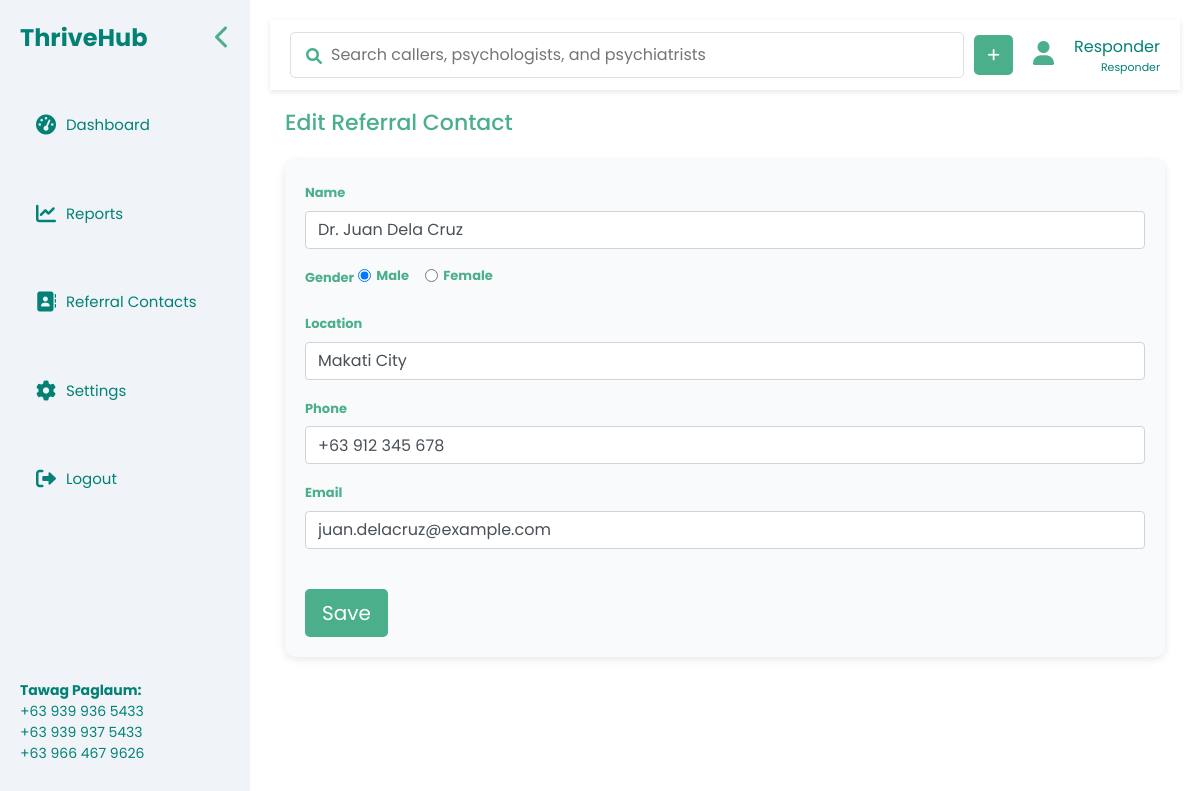
Page /edit/1/ on the committed database.
### form/models.py (models this page shows, shortened)
class ReferralContact(models.Model):
    name = models.CharField(max_length=255)
    gender = models.CharField(max_length=10, choices=[('Male', 'Male'), ('Female', 'Female')])
    location = models.CharField(max_length=255)
    phone = models.CharField(max_length=15, null=True, blank=True)
    email = models.EmailField(max_length=255, null=True, blank=True)
    date_updated = models.DateField(auto_now=True)

### ThriveHub/views.py (the view)
# urls.py: path('edit/<int:pk>/', views.edit_referral, name='edit_referral'),
def edit_referral(request, pk):
    contact = get_object_or_404(ReferralContact, pk=pk)
    if request.method == 'POST':
        form = ReferralContactForm(request.POST, instance=contact)
        if form.is_valid():
            form.save()
            return redirect('referrals')
    else:
        form = ReferralContactForm(instance=contact)
    return render(request, 'referral_new.html', {'form': form})

### form/forms.py
class ReferralContactForm(forms.ModelForm):
    name = forms.CharField(max_length=100)
    gender = forms.ChoiceField(choices=[('Male', 'Male'), ('Female', 'Female')])
    location = forms.CharField(max_length=100)
    phone = forms.CharField(max_length=15, required=False)
    email = forms.EmailField(required=False)
    def __init__(self, *args, **kwargs):
        super().__init__(*args, **kwargs)
        self.fields['name'].widget.attrs.update({'class': 'form-control'})
        self.fields['location'].widget.attrs.update({'class': 'form-control'})
        self.fields['phone'].widget.attrs.update({'class': 'form-control'})
        self.fields['email'].widget.attrs.update({'class': 'form-control'})
    class Meta:
        model = ReferralContact
        fields = ['name', 'gender', 'location', 'phone', 'email']

### templates/referral_new.html (shortened to what this page needs)
{% extends 'layout.html' %}
{% block content %}
<div class="container">
    <h2 id="referralTitle" class="section-title mb-4">Add/Edit Referral</h2>
    <form method="POST" class="full-form-container">
        <div class="form-group">
            <label for="name" class="form-label">Name</label>
            {{ form.name }}
        </div>
        <div class="form-group">
            <label class="form-label">Gender</label>
            <div class="form-check form-check-inline">
                <input class="form-check-input" type="radio" name="gender" value="Male" {% if form.gender.value == "Male" %}checked{% endif %}>
                <label class="form-check-label">Male</label>
            </div>
            <div class="form-check form-check-inline">
                <input class="form-check-input" type="radio" name="gender" value="Female" {% if form.gender.value == "Female" %}checked{% endif %}>
                <label class="form-check-label">Female</label>
            </div>
        </div>
        <div class="form-group">
            <label for="location" class="form-label">Location</label>
            {{ form.location }}
        </div>
        <div class="form-group">
            <label for="phone" class="form-label">Phone</label>
            {{ form.phone }}
        </div>
        <div class="form-group">
            <label for="email" class="form-label">Email</label>
            {{ form.email }}
        </div>
        <button type="submit" class="btn btn-lg def-btn mt-4">Save</button>
    </form>
</div>
{% endblock %}

### static/css/style.css (style rules this page uses)
.def-btn { background-color: #4CAF8B; color: white; }
.section-title { font-size: 22px; color: #4CAF8B; margin-bottom: 20px; margin-top: 20px; }
.full-form-container { background-color: #F9FAFC; padding: 20px; border-radius: 10px; box-shadow: 0 2px 8px rgba(0, 0, 0, 0.1); width: 100%; height: fit-content; }
.full-form-container label { font-weight: bolder; color: #4CAF8B; font-size: 13px; }

### rows in the picture
ReferralContact: name "Dr. Juan Dela Cruz", gender "☑", location "Makati City", phone "+63 912 345 678", email "juan.delacruz@example.com"
